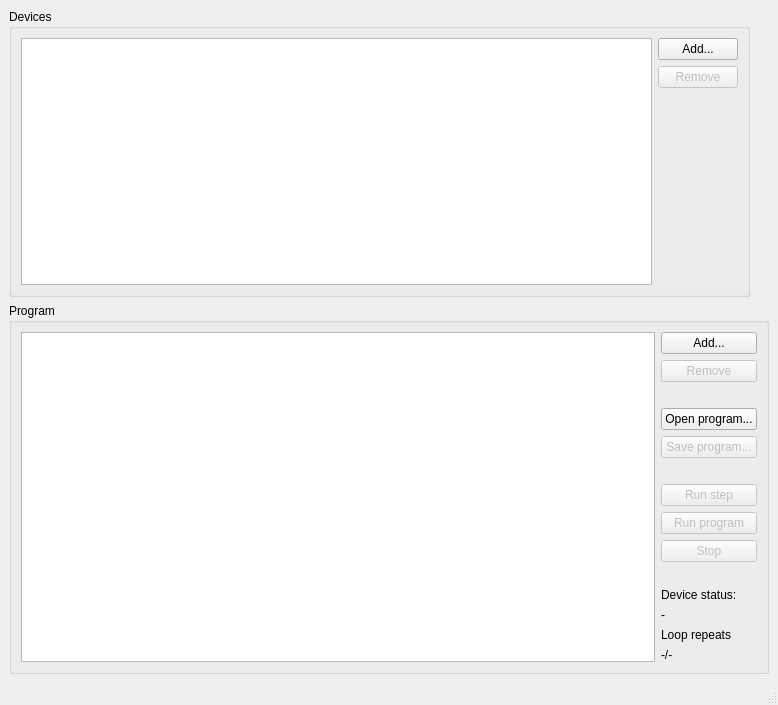
<?xml version="1.0" encoding="UTF-8"?>
<ui version="4.0">
 <class>MainWindow</class>
 <widget class="QMainWindow" name="MainWindow">
  <property name="geometry">
   <rect>
    <x>0</x>
    <y>0</y>
    <width>778</width>
    <height>705</height>
   </rect>
  </property>
  <property name="windowTitle">
   <string>PSD / MVP controller</string>
  </property>
  <widget class="QWidget" name="centralwidget">
   <layout class="QGridLayout" name="gridLayout_3" rowstretch="1,0">
    <item row="0" column="0">
     <widget class="QGroupBox" name="groupBoxDevices">
      <property name="title">
       <string>Devices</string>
      </property>
      <layout class="QGridLayout" name="gridLayout">
       <item row="1" column="2">
        <widget class="QPushButton" name="buttonDeviceRemove">
         <property name="enabled">
          <bool>false</bool>
         </property>
         <property name="text">
          <string>Remove</string>
         </property>
        </widget>
       </item>
       <item row="0" column="2">
        <widget class="QPushButton" name="buttonDeviceAdd">
         <property name="text">
          <string>Add...</string>
         </property>
        </widget>
       </item>
       <item row="0" column="1" rowspan="3">
        <widget class="QTableWidget" name="tableDevices"/>
       </item>
      </layout>
     </widget>
    </item>
    <item row="1" column="0" colspan="3">
     <widget class="QGroupBox" name="groupBoxProgram">
      <property name="title">
       <string>Program</string>
      </property>
      <layout class="QGridLayout" name="gridLayout_2">
       <item row="8" column="1">
        <widget class="QPushButton" name="buttonStop">
         <property name="enabled">
          <bool>false</bool>
         </property>
         <property name="sizePolicy">
          <sizepolicy hsizetype="Minimum" vsizetype="Fixed">
           <horstretch>0</horstretch>
           <verstretch>0</verstretch>
          </sizepolicy>
         </property>
         <property name="text">
          <string>Stop</string>
         </property>
        </widget>
       </item>
       <item row="3" column="1">
        <widget class="QPushButton" name="buttonOpen">
         <property name="text">
          <string>Open program...</string>
         </property>
        </widget>
       </item>
       <item row="1" column="1">
        <widget class="QPushButton" name="buttonProgramStepRemove">
         <property name="enabled">
          <bool>false</bool>
         </property>
         <property name="sizePolicy">
          <sizepolicy hsizetype="Minimum" vsizetype="Fixed">
           <horstretch>0</horstretch>
           <verstretch>0</verstretch>
          </sizepolicy>
         </property>
         <property name="text">
          <string>Remove</string>
         </property>
        </widget>
       </item>
       <item row="2" column="1">
        <widget class="QLabel" name="labelSpacer1">
         <property name="sizePolicy">
          <sizepolicy hsizetype="Preferred" vsizetype="Fixed">
           <horstretch>0</horstretch>
           <verstretch>0</verstretch>
          </sizepolicy>
         </property>
         <property name="text">
          <string/>
         </property>
        </widget>
       </item>
       <item row="0" column="0" rowspan="14">
        <widget class="QTableWidget" name="tableProgram"/>
       </item>
       <item row="9" column="1">
        <widget class="QLabel" name="labelSpacer">
         <property name="text">
          <string/>
         </property>
        </widget>
       </item>
       <item row="7" column="1">
        <widget class="QPushButton" name="buttonRun">
         <property name="enabled">
          <bool>false</bool>
         </property>
         <property name="sizePolicy">
          <sizepolicy hsizetype="Minimum" vsizetype="Fixed">
           <horstretch>0</horstretch>
           <verstretch>0</verstretch>
          </sizepolicy>
         </property>
         <property name="text">
          <string>Run program</string>
         </property>
        </widget>
       </item>
       <item row="6" column="1">
        <widget class="QPushButton" name="buttonRunSingleCommand">
         <property name="enabled">
          <bool>false</bool>
         </property>
         <property name="sizePolicy">
          <sizepolicy hsizetype="Minimum" vsizetype="Fixed">
           <horstretch>0</horstretch>
           <verstretch>0</verstretch>
          </sizepolicy>
         </property>
         <property name="text">
          <string>Run step</string>
         </property>
        </widget>
       </item>
       <item row="12" column="1">
        <widget class="QLabel" name="labelRepeats">
         <property name="sizePolicy">
          <sizepolicy hsizetype="Minimum" vsizetype="Fixed">
           <horstretch>0</horstretch>
           <verstretch>0</verstretch>
          </sizepolicy>
         </property>
         <property name="text">
          <string>Loop repeats</string>
         </property>
        </widget>
       </item>
       <item row="11" column="1">
        <widget class="QLabel" name="labelInfo">
         <property name="sizePolicy">
          <sizepolicy hsizetype="Minimum" vsizetype="Fixed">
           <horstretch>0</horstretch>
           <verstretch>0</verstretch>
          </sizepolicy>
         </property>
         <property name="text">
          <string>-</string>
         </property>
        </widget>
       </item>
       <item row="4" column="1">
        <widget class="QPushButton" name="buttonSave">
         <property name="enabled">
          <bool>false</bool>
         </property>
         <property name="text">
          <string>Save program...</string>
         </property>
        </widget>
       </item>
       <item row="13" column="1">
        <widget class="QLabel" name="labelRepeatStatus">
         <property name="sizePolicy">
          <sizepolicy hsizetype="Minimum" vsizetype="Fixed">
           <horstretch>0</horstretch>
           <verstretch>0</verstretch>
          </sizepolicy>
         </property>
         <property name="text">
          <string>-/-</string>
         </property>
        </widget>
       </item>
       <item row="10" column="1">
        <widget class="QLabel" name="labelStatus">
         <property name="sizePolicy">
          <sizepolicy hsizetype="Minimum" vsizetype="Fixed">
           <horstretch>0</horstretch>
           <verstretch>0</verstretch>
          </sizepolicy>
         </property>
         <property name="text">
          <string>Device status:</string>
         </property>
        </widget>
       </item>
       <item row="0" column="1">
        <widget class="QPushButton" name="buttonProgramStepAdd">
         <property name="sizePolicy">
          <sizepolicy hsizetype="Minimum" vsizetype="Fixed">
           <horstretch>0</horstretch>
           <verstretch>0</verstretch>
          </sizepolicy>
         </property>
         <property name="text">
          <string>Add...</string>
         </property>
        </widget>
       </item>
       <item row="5" column="1">
        <widget class="QLabel" name="labelSpacer2">
         <property name="sizePolicy">
          <sizepolicy hsizetype="Preferred" vsizetype="Fixed">
           <horstretch>0</horstretch>
           <verstretch>0</verstretch>
          </sizepolicy>
         </property>
         <property name="text">
          <string/>
         </property>
        </widget>
       </item>
      </layout>
     </widget>
    </item>
    <item row="0" column="1">
     <widget class="QLabel" name="label">
      <property name="sizePolicy">
       <sizepolicy hsizetype="Preferred" vsizetype="Preferred">
        <horstretch>0</horstretch>
        <verstretch>0</verstretch>
       </sizepolicy>
      </property>
      <property name="text">
       <string/>
      </property>
      <property name="pixmap">
       <pixmap>logo_plevkalab.png</pixmap>
      </property>
     </widget>
    </item>
   </layout>
  </widget>
  <widget class="QStatusBar" name="statusbar"/>
 </widget>
 <resources/>
 <connections/>
</ui>
